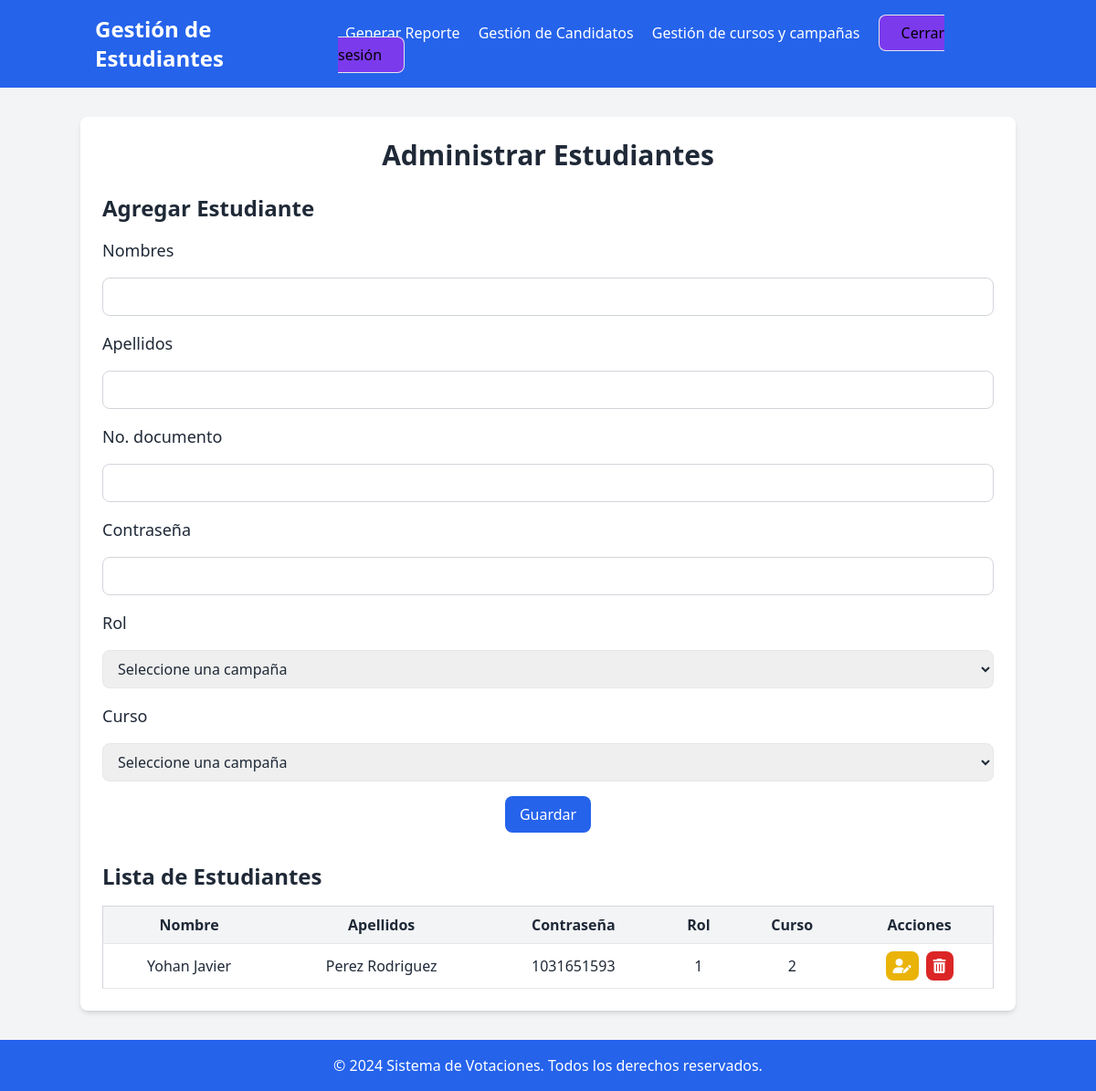
The page /views/admin_estudiantes.php (signed in) on the database as committed earlier.
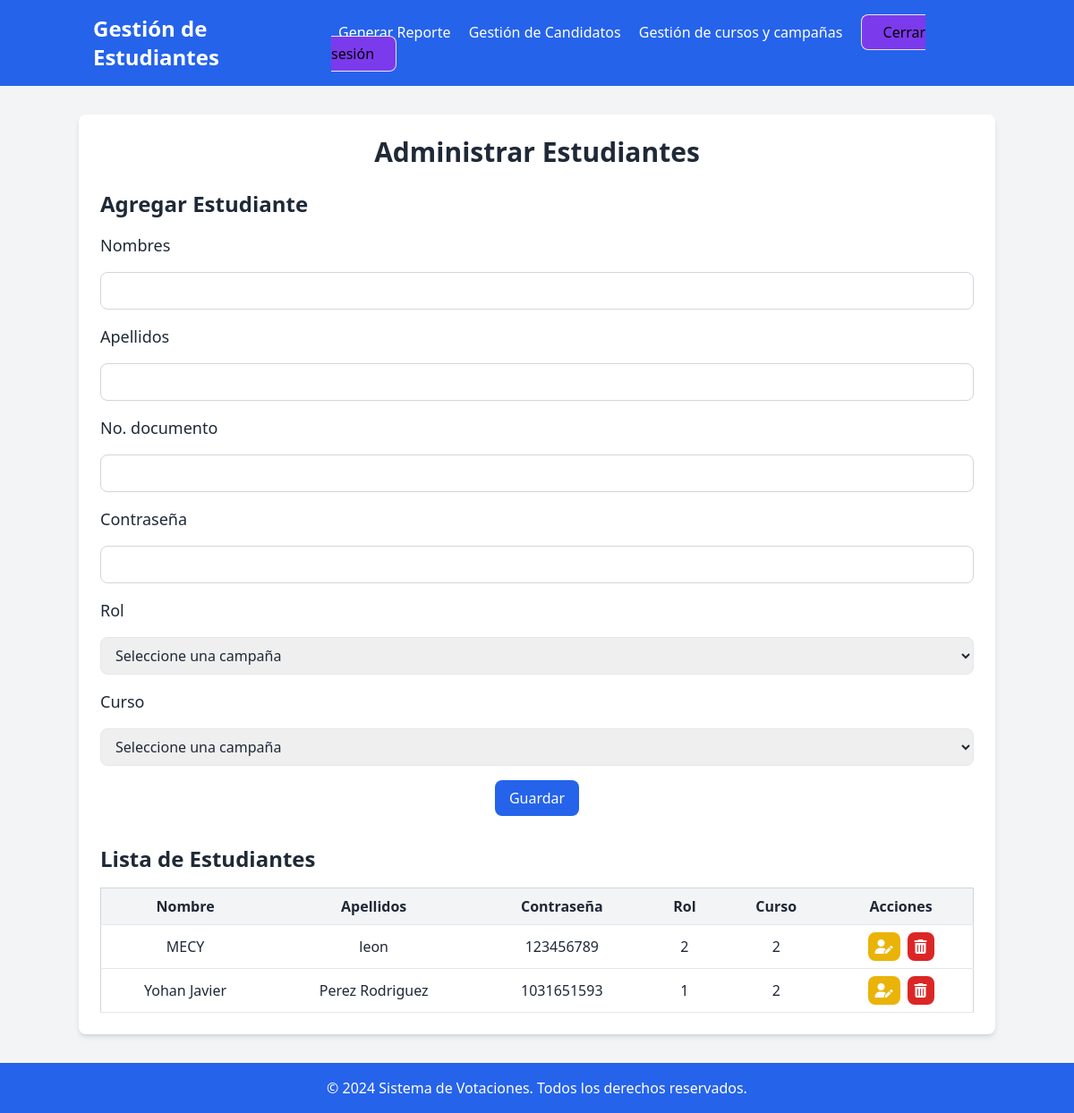
The same page on the database as committed later.
### tables this page shows
CREATE TABLE `usuarios` (
  `idUsuario` bigint(100) NOT NULL,
  `Nombres` varchar(45) NOT NULL,
  `Apellidos` varchar(45) NOT NULL,
  `Contrasena` varchar(100) NOT NULL,
  `id_rol` int(10) NOT NULL,
  `id_curso` int(10) NOT NULL
);

### model/Usuarios.php (called while the page is built, shortened)
<?php
class Usuarios
{
    public static function obtenerEstudiantes()
    {
        $db = new Conexion();
        $consulta = $db->prepare("
        SELECT
        u.idUsuario,
        u.Nombres,
        u.Apellidos,
        u.Contrasena,
        u.id_rol,
        u.id_curso
        FROM " . self::TABLA . " u
    ");
        $consulta->execute();
        return $consulta->fetchAll(PDO::FETCH_ASSOC);
    }
}

### views/admin_estudiantes.php (the view, shortened to what the changed rows need)
<?php
require_once("../model/Usuarios.php");
$estudiantes = Usuarios::obtenerEstudiantes();
?>
<!DOCTYPE html>
<html lang="es">
<head>
    <script src="https://cdn.tailwindcss.com"></script>
</head>
<body class="bg-gray-100 text-gray-800">
    <header class="bg-blue-600 text-white py-4">
        <div class="container mx-auto flex justify-between items-center px-4">
            <h1 class="text-2xl font-bold">Gestión de Estudiantes</h1>
        </div>
    </header>
    <main class="py-8">
        <section class="container mx-auto p-6 bg-white shadow-md rounded-lg">
            <h2 class="text-3xl font-semibold mb-6 text-center">Administrar Estudiantes</h2>
            <div>
                <table class="min-w-full bg-white border border-gray-300 rounded-lg">
                    <thead>
                        <tr class="border-b bg-gray-100">
                            <th class="py-2 px-4 text-center">Nombre</th>
                            <th class="py-2 px-4 text-center">Apellidos</th>
                            <th class="py-2 px-4 text-center">Contraseña</th>
                            <th class="py-2 px-4 text-center">Rol</th>
                            <th class="py-2 px-4 text-center">Curso</th>
                            <th class="py-2 px-4 text-center">Acciones</th>
                        </tr>
                    </thead>
                    <tbody id="studentTableBody">
                        <?php foreach ($estudiantes as $student): ?>
                            <tr class="border-b" data-id="<?= $student['idUsuario'] ?>">
                                <td class="py-2 px-4 text-center"><?= htmlspecialchars($student['Nombres']) ?></td>
                                <td class="py-2 px-4 text-center"><?= htmlspecialchars($student['Apellidos']) ?></td>
                                <td class="py-2 px-4 text-center"><?= htmlspecialchars($student['Contrasena']) ?></td>
                                <td class="py-2 px-4 text-center"><?= htmlspecialchars($student['id_rol']) ?></td>
                                <td class="py-2 px-4 text-center"><?= htmlspecialchars($student['id_curso']) ?></td>
                                <td class="py-2 px-4 flex justify-center space-x-2">
                                    <button onclick="editStudent(<?= $student['idUsuario'] ?>)" class="bg-yellow-500 text-white py-1 px-2 rounded-lg hover:bg-yellow-600">
                                        <i class="fa-solid fa-user-pen" style="color: #ffffff;"></i>
                                    </button>
                                    <form action="../controller/eliminarEstudiante.php" method="POST" class="inline">
                                        <button type="submit" class="bg-red-600 text-white px-2 py-1 rounded-lg hover:bg-red-700">
                                            <i class="fa-solid fa-trash-can" style="color: #ffffff;"></i>
                                        </button>
                                    </form>
                                </td>
                            </tr>
                        <?php endforeach; ?>
                    </tbody>
                </table>
            </div>
        </section>
    </main>
</body>
</html>

Rows that differ between the two databases and show on the page:
added usuarios: Nombres "MECY", Apellidos "leon", Contrasena "123456789", id_rol "2", id_curso "2"
